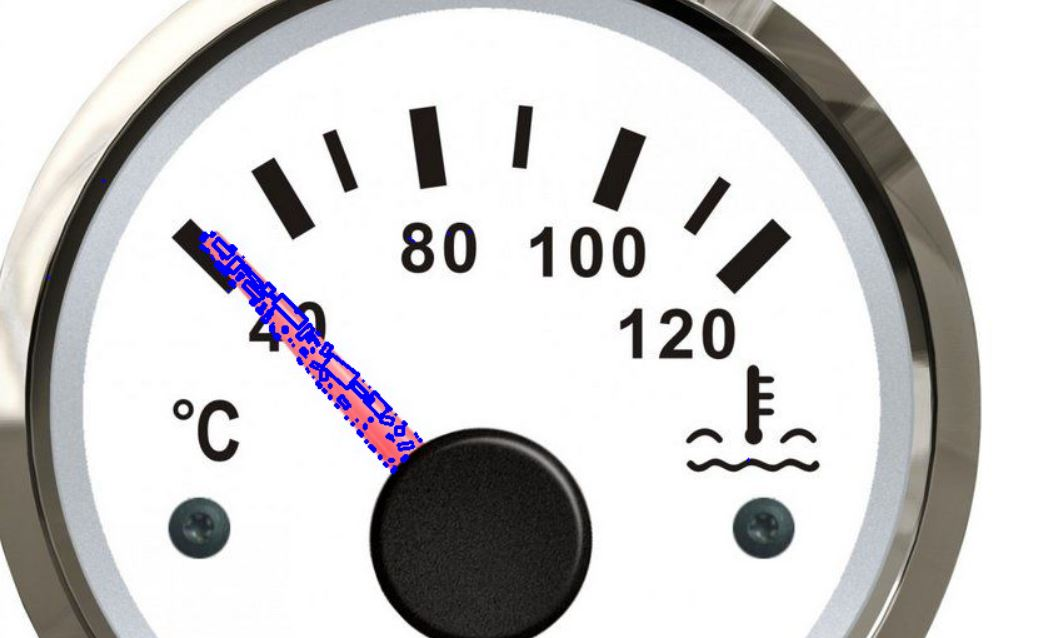
#> input picture instrument-data-reader/p1 контуры.JPG, 1062 x 638 px
$ python -i functions.py   (imports and definitions only)
#> lines starting #> are read from the running program, lines starting #| are printed output that depends on the picture; after the words box and inside, x2 and y2 are one past the last pixel; in counts of white or black regions, pixels touching at a corner belong together
import cv2 as cv  # файл с функциями, которые могут применяться в других частях работы
import numpy as np
import math
import os


# [1 line not run here, left out]
class PrMain(object):  # класс для сохранения информации о приборе, не используется, для перспективной разработки
    """Класс прибора"""

    # [30 lines left out: functions __init__, main, not called in this run]


def show(image, name):  # показать картинку
    cv.imshow(name, image)
    cv.waitKey(0)


def aver(x, y):
    return int((x + y) // 2)


# [112 lines left out: functions get_ready, get_ready2, find_wd_gate, get_wd_gates, xy_aver, resize and 2 more, not called in this run]


def sq_method(name_of_picture):
#> called with name_of_picture = 'p1 контуры.JPG'
    img = cv.imread(name_of_picture)
#> img is the input picture: shape (638, 1062, 3); mean B, G, R 205.2, 204.4, 205.7

    hsv_min = np.array((0, 50, 50), np.uint8)
    hsv_max = np.array((10, 255, 255), np.uint8)

    # hold = height * width // 5000
    hold = 0

    hsv = cv.cvtColor(img, cv.COLOR_BGR2HSV)  # меняем цветовую модель с BGR на HSV
#> hsv: shape (638, 1062, 3); mean H, S, V 23.5, 14.6, 208.4
    thresh = cv.inRange(hsv, hsv_min, hsv_max)  # применяем цветовой фильтр
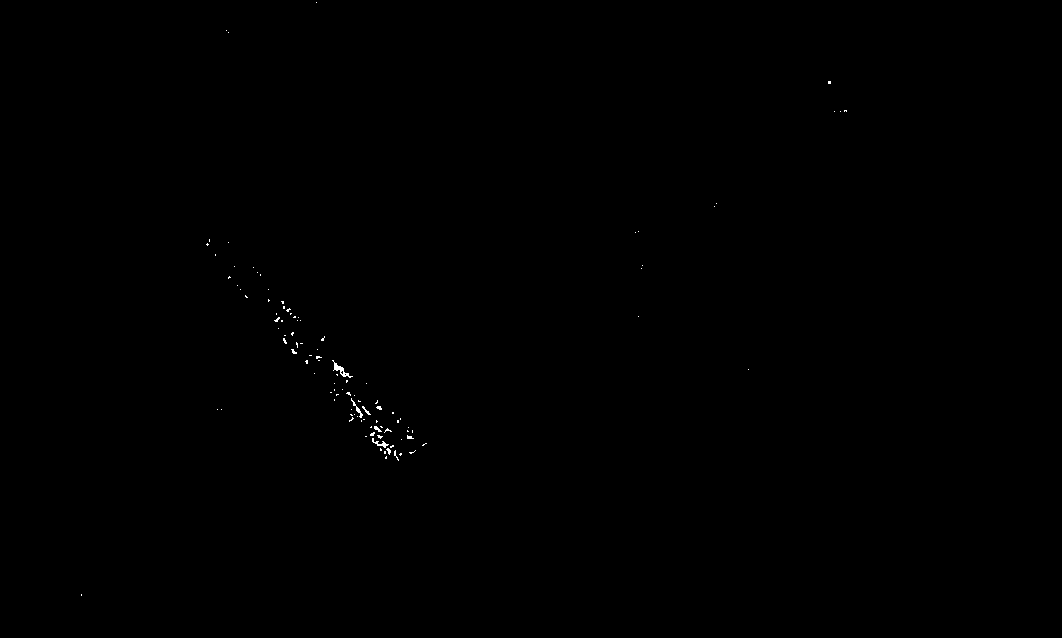
#> thresh: shape (638, 1062); 0.11% white in thin lines or dots, all inside (x1, y1, x2, y2) = (81, 2, 847, 596)
    contours0, hierarchy = cv.findContours(thresh.copy(), cv.RETR_TREE, cv.CHAIN_APPROX_SIMPLE)
#> contours0 = 109 contours, 106 with area under 20; largest, box (x1, y1, x2, y2) and area: (332, 360, 353, 378) 70, (372, 438, 389, 448) 32, (351, 398, 363, 418) 28
    angles = []
    areas = []

    # перебираем все найденные контуры в цикле
    for cnt in contours0:
        rect = cv.minAreaRect(cnt)  # пытаемся вписать прямоугольник
        box = cv.boxPoints(rect)  # поиск четырех вершин прямоугольника
        box = np.int0(box)  # округление координат
        sx = sy = 0
        for i in range(4):
            sx = sx + box[i][0]
            sy = sx + box[i][1]

        center_of_box = (sx // 4, sy // 4)

        is_invert = (box[1][1] > center_of_box[1])

        area = int(rect[1][0] * rect[1][1])

        if area >= hold:
            cv.drawContours(img, [box], 0, (255, 0, 0), 2)  # рисуем прямоугольник
            edge1 = np.int0((box[1][0] - box[0][0], box[1][1] - box[0][1]))
            edge2 = np.int0((box[2][0] - box[1][0], box[2][1] - box[1][1]))

            if cv.norm(edge2) > cv.norm(edge1):
                usedEdge = edge2
            else:
                usedEdge = edge1

            reference = (1, 0)
            angle = 180.0 / math.pi * math.acos((reference[0] * usedEdge[0] + reference[1] * usedEdge[1]) / (
                    cv.norm(reference) * cv.norm(usedEdge)))  # угол с горизонтом
            if is_invert:
                angle = 180 + angle
            areas.append(area)
            angles.append(angle)
#> this loop made 109 passes
#> (rect, box, center_of_box, is_invert, area, edge2, usedEdge, angle) on passes 6, 12, 22, 38: (((395.5, 455.4), (2.53, 10.44), -18.43), [[395, 460], [392, 450], [395, 450], [398, 459]], (395, 509), False, 26, [3, 0], [-3, -10], 106.7), (((379.4, 442.8), (5.56, 17.05), -73.3), [[386, 447], [370, 443], [372, 437], [388, 442]], (379, 489), False, 94, [2, -6], [-16, -4], 166), (((377, 429), (2.83, 8.49), -45), [[379, 433], [373, 427], [375, 425], [381, 431]], (377, 484), False, 23, [2, -2], [-6, -6], 135), (((365.8, 410.3), (2.12, 11.31), -45), [[369, 415], [361, 407], [362, 405], [370, 413]], (365, 468), False, 23, [1, -2], [-8, -8], 135)
#> (rect, box, center_of_box, is_invert, area, edge1, usedEdge, angle) on pass 19: (((387.2, 429.7), (7.07, 3.54), -8.13), [[383, 431], [383, 428], [390, 427], [390, 430]], (386, 494), False, 24, [0, -3], [7, -1], 8.13)
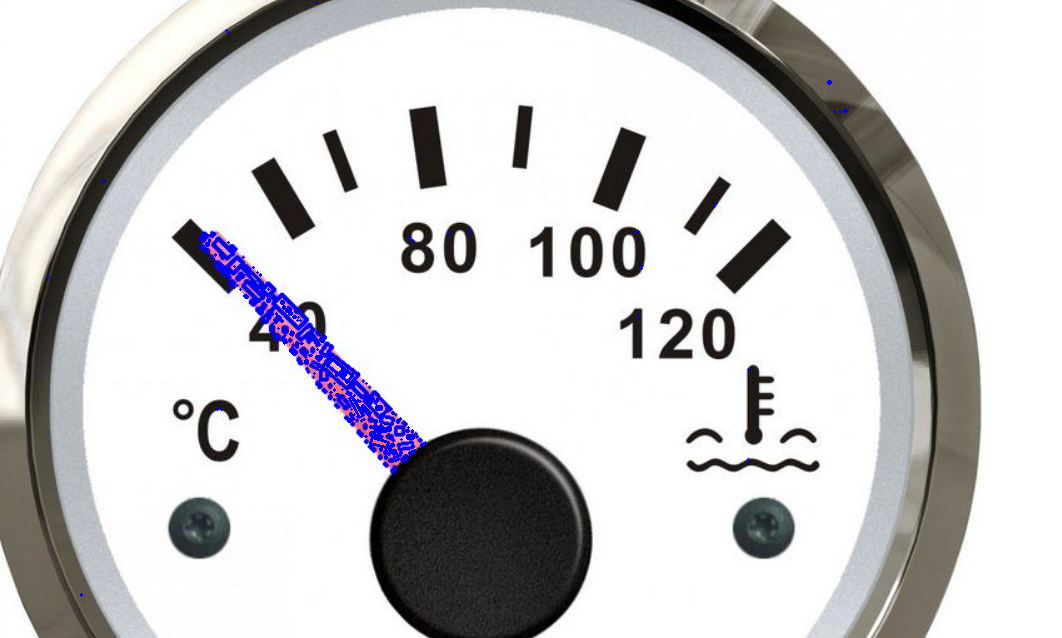
#> img: shape (638, 1062, 3); 0.33% of pixels changed, all inside (x1, y1, x2, y2) = (80, 1, 848, 597)

    cv.imshow('contours', img)  # вывод обработанного кадра в окно

    cv.waitKey()
    cv.destroyAllWindows()

    area_of_angle_of_biggest_box = 0
    for i in range(len(angles)):
        if area_of_angle_of_biggest_box < areas[i]:
            area_of_angle_of_biggest_box = areas[i]
            angle_of_biggest_box = angles[i]
#> this loop made 109 passes

    return angle_of_biggest_box


# [8 lines left out: function findfiles, not called in this run]

>>> result = sq_method('p1 контуры.JPG')
